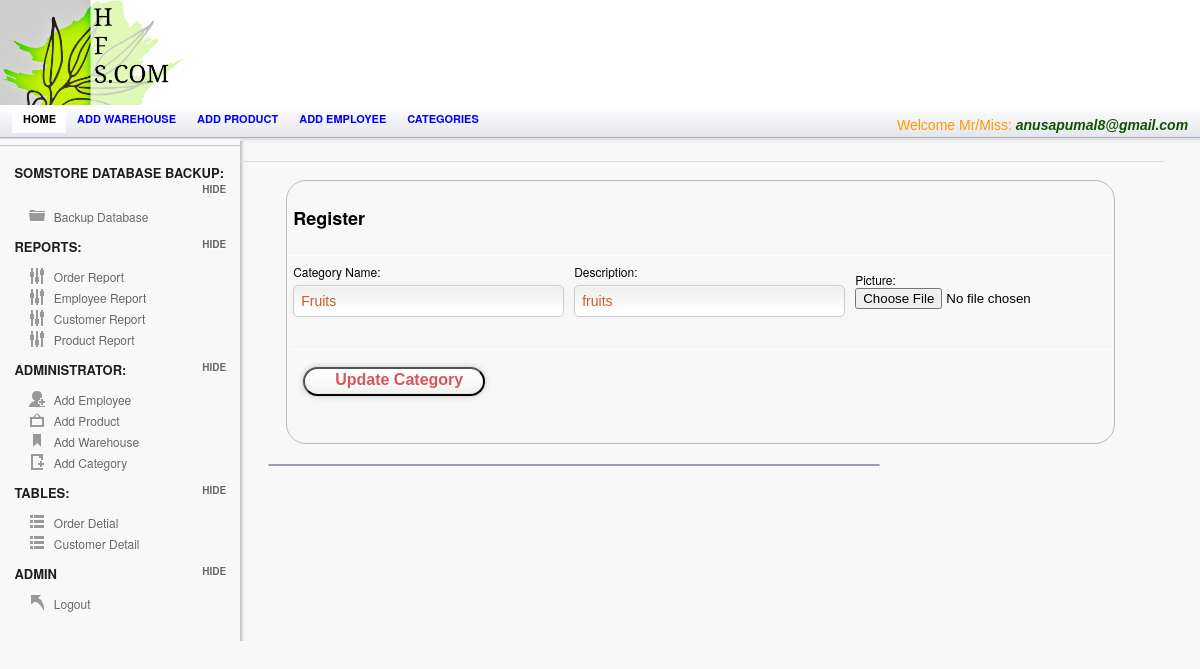
/Admin/catViewUpdate.php?update=42 (signed in), run on the app's committed database.
### tables this page shows
CREATE TABLE `employee` (
  `Employee_ID` int(95) NOT NULL AUTO_INCREMENT,
  `Employee_Name` varchar(25) NOT NULL,
  `Username` varchar(25) NOT NULL,
  `Password` varchar(25) NOT NULL,
  `Picture` varchar(255) NOT NULL,
  PRIMARY KEY (`Employee_ID`)
);

CREATE TABLE `category` (
  `Category_ID` int(255) NOT NULL AUTO_INCREMENT,
  `Category_Name` varchar(123) NOT NULL,
  `Discription` varchar(255) NOT NULL,
  `Picture` varchar(255) NOT NULL,
  PRIMARY KEY (`Category_ID`)
);

### session.php (called while the page is built, shortened)
<?php
include('config.php');
$check=$_SESSION['login_username'];
$session=mysqli_query($mysqli, "select Username from employee where Username='$check' ");
$row=mysqli_fetch_array($session);
$login_session=$row['Username'];
?>

### Admin/catViewUpdate.php (the view, shortened to what this page needs)
	<?php
	include("../config.php");
    include("../session.php");
	?>
<!doctype html>
<html lang="en">
<head>
	<link rel="stylesheet" href="css/layout.css" type="text/css" media="screen" />
</head>
<body>
<div id="container">
	   <div id="header">
		<div id="logo-banner">
				<div id="logo">
					<a href="index.php"><img src="images/logo.png" alt="" /></a>
				</div>
				<div id="banner">
				</div>
		</div>
		</div>
	<div id="content-wrap">
	<section id="secondary_bar">
            <nav>
                <ul>
                    <li class="selected"><a href="index.php">Home</a></li>
                    <li><a href="add_warehouse.php">Add warehouse</a></li>
                    <li><a href="add_product.php">Add product</a></li>
                    <li><a href="Employee.php">Add employee</a></li>
                    <li><a href="add_category.php">Categories</a></li>
                    <li class="logout"> <span class="check"> <?php echo "Welcome Mr/Miss:   ". "<font color='##fa5400'><i><b>".$login_session."</b></i></font>" ;?> </span></li>
                </ul>
            </nav>
	</section>
<aside id="sidebar" class="column">
		<hr/>
		<h3> SomStore Database Backup:</h3>
		<ul class="toggle">
		    <li class="icn_folder"><a href="Backup.php">Backup Database</a></li>
		</ul>
		<h3>Reports:</h3>
		<ul class="toggle">
		    <li class="icn_settings"><a href="a_report.php" target="_blank">Order Report</a></li>
			<li class="icn_settings"><a href="EmployeeReport.php">Employee Report</a></li>
			<li class="icn_settings"><a href="CustomerReport.php">Customer Report</a></li>
			<li class="icn_settings"><a href="ProductReport.php"> Product Report</a></li>
		</ul>
		<h3>Administrator:</h3>
		<ul class="toggle">
		    <li class="icn_add_user"><a href="Employee.php">Add Employee</a></li>
			<li class="icn_photo"><a href="add_product.php">Add Product</a></li>
			<li class="icn_tags"><a href="add_warehouse.php">Add Warehouse</a></li>
			<li class="icn_new_article"><a href="add_category.php">Add Category</a></li>
		</ul>
        <h3>Tables:</h3>
		<ul class="toggle">
		    <li class="icn_categories"><a href="order.php">Order Detial</a></li>
     		<li class="icn_categories"><a href="customerTable.php">Customer Detail</a></li>
		</ul>
		<h3>Admin</h3>
		<ul class="toggle">
			<li class="icn_jump_back"><a href="../logout.php">Logout</a></li>
		</ul>
	</aside>
	<section id="main" class="column">
<?php
$update=$_GET['update'];
$result = mysqli_query($mysqli,"SELECT * FROM category where Category_ID ='$update'");
?>
<?php if($row = mysqli_fetch_array($result))
  {?>
	<div id="form_wrapper" class="form_wrapper">
		 <table>
					<form class="register active" action="catUpdate.php" method="POST" autocomplete="off">
					<th colspan="3"><h2>Register</h2> </th>
   <tr>
    <td>
	  <label>Category Name:</label>
		<input type="text" id="categoryName" name="categoryName"  value="<?php echo $row['Category_Name'];?>"  required>
	</td>
   <td>
	<label>Description:</label>
		<input type="text" id="desp" name="description" value="<?php echo $row['Discription'];?>" placeholder="Description" required>
   </td>
    <td>
		<label> Picture:</label>
		<input type="file" name="file" id="file" value="<?php echo $row['Picture'];?>" >
	</td>
   </tr>
   <tr>
						<div class="bottom">
						<td colspan="3">
						<button type="submit"  name="submit" value="Update" class="a-btn"> <span class="a-btn-text">Update Category</span></button>
						</td>
						</div>
	</tr>
	</form>
	</table>
	</div>
         <?php }?>
		<article class="module width_3_quarter">
	    </article>
	</section>
          </div>
   </div>
</body>
</html>

### data on the page
employee: Username "anusapumal8@gmail.com"
category: categoryName "Fruits", description "fruits"
